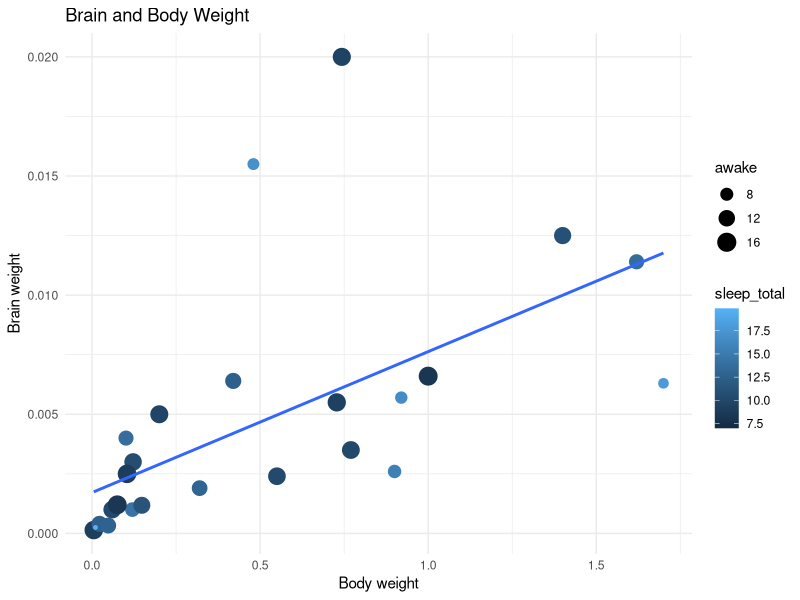

This figure's R source:
## ---- chunk 1
# scatter plot
# 2 or more numeric variables (multiple numeric variables)

library(tidyverse)
data()
names(msleep)
msleep %>% 
  filter(bodywt <2) %>% 
  ggplot(aes(bodywt, brainwt))+
  geom_point(aes(color = sleep_total, size = awake))+
  geom_smooth(method = lm, se = FALSE)+ 
  labs(x = "Body weight", y = "Brain weight", title = "Brain and Body Weight")+
  theme_minimal()


